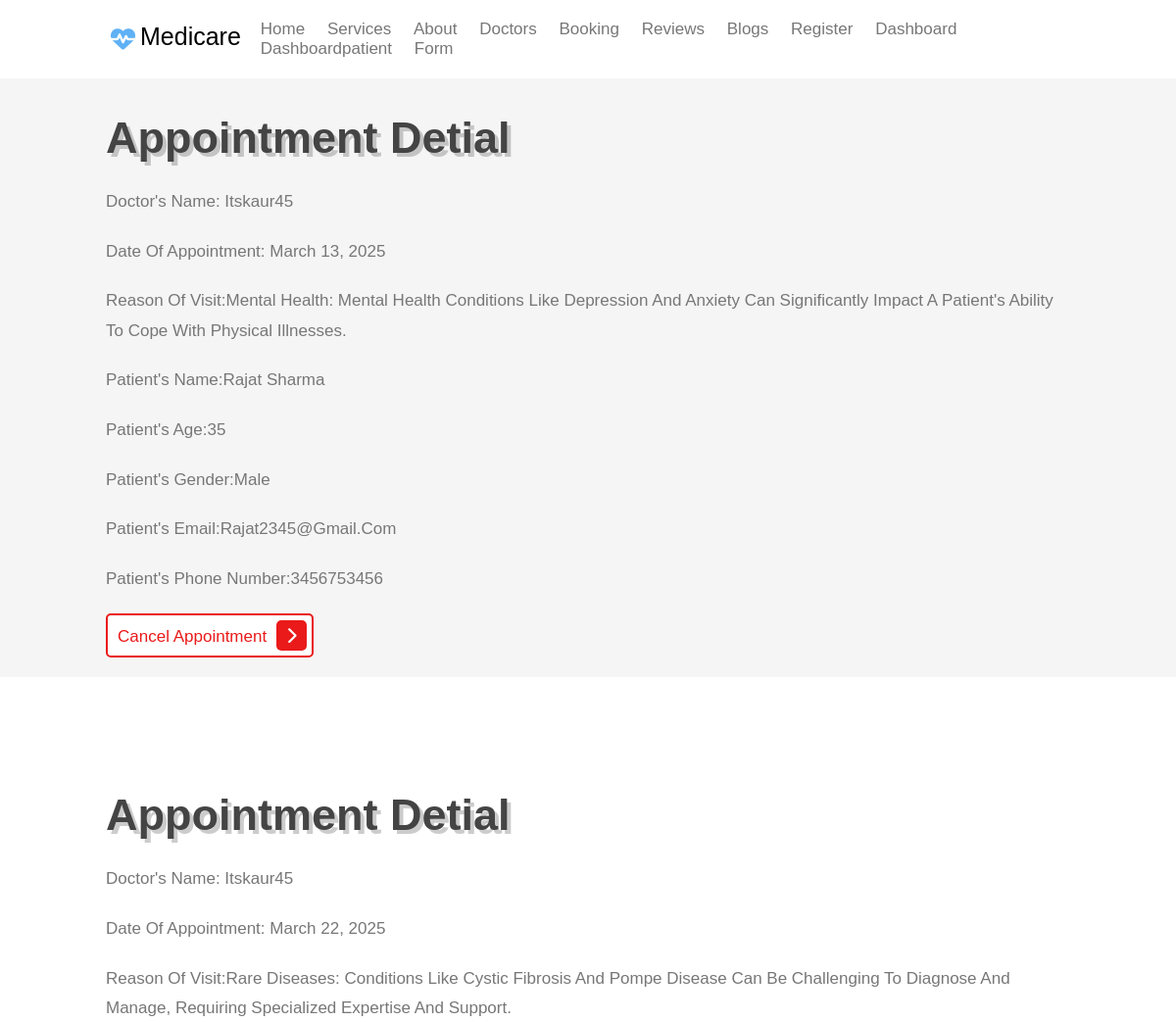
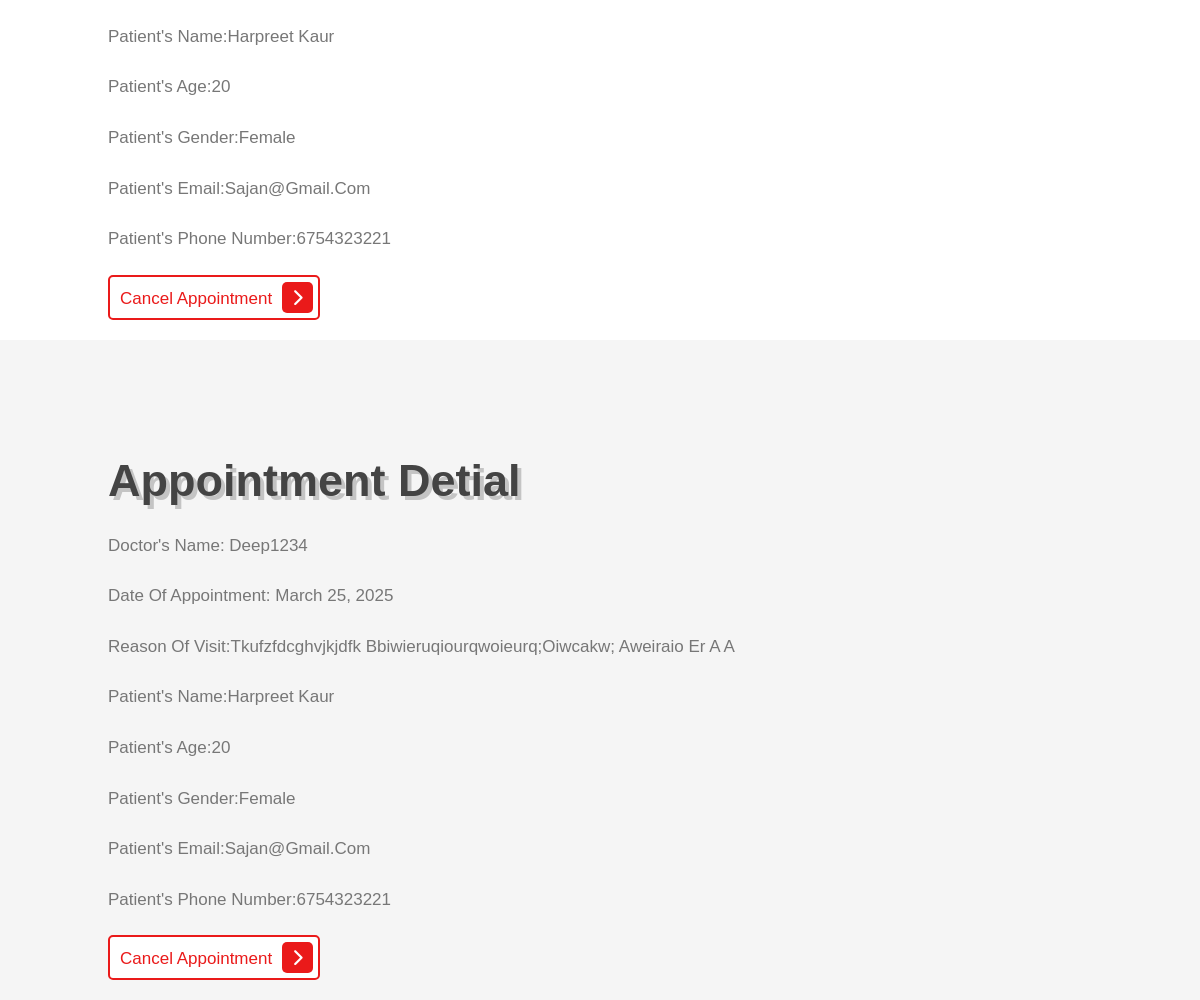
The app's page /appointments with its own data (2 pictures, top to bottom).
### patient/models.py (models this page shows)
class Appointment(models.Model):
    docId = models.ForeignKey(Doctor, on_delete=models.CASCADE)
    userId = models.ForeignKey(User, on_delete=models.CASCADE)
    date = models.DateField()
    reason = models.TextField(max_length=550)
    age = models.IntegerField()
    name = models.TextField()
    gender = models.TextField()
    email = models.EmailField(max_length=254)
    phone_number = models.CharField(max_length=15)

### patient/views.py (the view)
# urls.py: path("appointments", views.appointments),
def appointments(request):
    context = {
        "appointments" : []
    }
    all_appointments = Appointment.objects.all()
    for appointment in all_appointments:
        temp = {
            "doctor_name" : appointment.docId.userId.username,
            "date" : appointment.date,
            "reason": appointment.reason,
            "patient_name": appointment.name,
            "patient_age": appointment.age,
            "patient_gender": appointment.gender,
            "patient_email": appointment.email,
            "patient_phone": appointment.phone_number,
        }
        context["appointments"].append(temp)
    return render(request, "appointments.html", context)

### patient/templates/appointments.html (shortened to what this page needs)
<!DOCTYPE html>
{%load static%}
<html lang="en">
<head>
    <link rel="stylesheet" href="https://cdnjs.cloudflare.com/ajax/libs/font-awesome/6.7.2/css/all.min.css">
    <link rel="stylesheet" href="{% static 'patient\appointments.css' %}">
</head>
<body>
    <header class="header">
        <a href="#" class="logo"> <i class="fas fa-heartbeat"></i> medicare </a>
        <nav class="navbar">
            <a href="#Home">Home</a>
            <a href="#Services">Services</a>
            <a href="#About">About</a>
            <a href="#Doctors">Doctors</a>
            <a href="#Booking">Booking</a>
            <a href="#Reviews">Reviews</a>
            <a href="#Blogs">Blogs</a>
            <a href="register">Register</a>
            <a href="dashboard">dashboard</a>
            <a href="dashboardpatient">dashboardpatient</a>
            <a href="form">form</a>
        </nav>
    </header>
    {% for appointment in appointments %}
    <section class="home" id="Home">
        <div class="content">
            <h3>Appointment detial</h3>
            <p>Doctor's Name: {{ appointment.doctor_name }}</p>
            <p>Date of Appointment: {{ appointment.date }} </p>
            <p>Reason of visit:{{ appointment.reason }}</p>
            <p>Patient's name:{{ appointment.patient_name }}</p>
            <p>Patient's Age:{{ appointment.patient_age }}</p>
            <p>Patient's Gender:{{ appointment.patient_gender }}</p>
            <p>Patient's email:{{ appointment.patient_email }}</p>
            <p>Patient's phone number:{{ appointment.patient_phone }}</p>
            <a href="#" class="btn"> Cancel Appointment <span class="fas fa-chevron-right"></span> </a>
        </div>
    </section>
    {% endfor %}
</body>
</html>

### patient/static/patient/appointments.css (style rules this page uses)
:root { --blue: #5fb1f5; --red: rgb(234, 26, 26); --black: #444; --light-color: #777; --box-shadow: .5rem .5rem 0 rgba(22, 160, 133, .2); --text-shadow: .4rem .4rem 0 rgba(0, 0, 0, .2); --border: .2rem solid var( --red); }
* { font-family: 'popins', sans-serif; margin: 0; padding: 0; box-sizing: border-box; outline: none; border: none; text-transform: capitalize; transition: all .2s ease-out; text-decoration: none; }
html { font-size: 62.5%; overflow-x: hidden; scroll-padding-top: 7rem; scroll-behavior: smooth; }
section { padding: 2rem 9%; }
section:nth-child(even) { background: #f5f5f5; }
.btn { display: inline-block; margin-top: 1rem; padding: .5rem; padding-left: 1rem; border: var(--border); border-radius: .5rem; box-shadow: var(--red); color: var(--red); cursor: pointer; font-size: 1.7rem; background: #fff; }
.btn span { padding: .7rem 1rem; border-radius: .5rem; background: var(--red); color: #fff; margin-left: .5rem; }
.header { padding: 2rem 9%; position: fixed; top: 0; left: 0; right: 0; z-index: 1000; box-shadow: 0, 5rem 1.5rem rgba(0, 0, 0, .1); display: flex; align-items: center; justify-content: space-between; background: #fff; }
.header .logo { font-size: 2.5rem; color: var(--green); display: flex; }
.header .logo i { color: var(--blue); display: inline-block; margin: 0.5rem; }
.header .navbar a { font-size: 1.7rem; color: var(--light-color); margin-left: 2rem; }
.home { display: flex; align-items: center; flex-wrap: wrap; gap: 1.5rem; padding-top: 10rem; }
.home .content { flex: 1 1 45rem; }
.home .content h3 { font-size: 4.5rem; color: var(--black); line-height: 1.8; text-shadow: var(--text-shadow); }
.home .content p { font-size: 1.7rem; color: var(--light-color); line-height: 1.8; padding: 1rem 0; }

### records on screen
Appointment: date "March 13, 2025", reason "Mental Health: Mental Health Conditions Like Depression And Anxiety Can Significantly Impact A Patient's Ability To Cope With Physical Illnesses.", patient_name "Rajat Sharma", patient_gender "Male", patient_email "Rajat2345@gmail.com", patient_phone "3456753456"
Appointment: date "March 22, 2025", reason "Rare Diseases: Conditions Like Cystic Fibrosis And Pompe Disease Can Be Challenging To Diagnose And Manage, Requiring Specialized Expertise And Support.", patient_name "Harpreet Kaur", patient_gender "Female", patient_email "Sajan@gmail.com", patient_phone "6754323221"
Appointment: date "March 25, 2025", reason "Tkufzfdcghvjkjdfk Bbiwieruqiourqwoieurq;oiwcakw; Aweiraio Er A A", patient_name "Harpreet Kaur", patient_gender "Female", patient_email "Sajan@gmail.com", patient_phone "6754323221"

### other values on screen
{{ appointment.doctor_name }} "Itskaur45" "Itskaur45" "Deep1234"
{{ appointment.patient_age }} "35" "20" "20"
